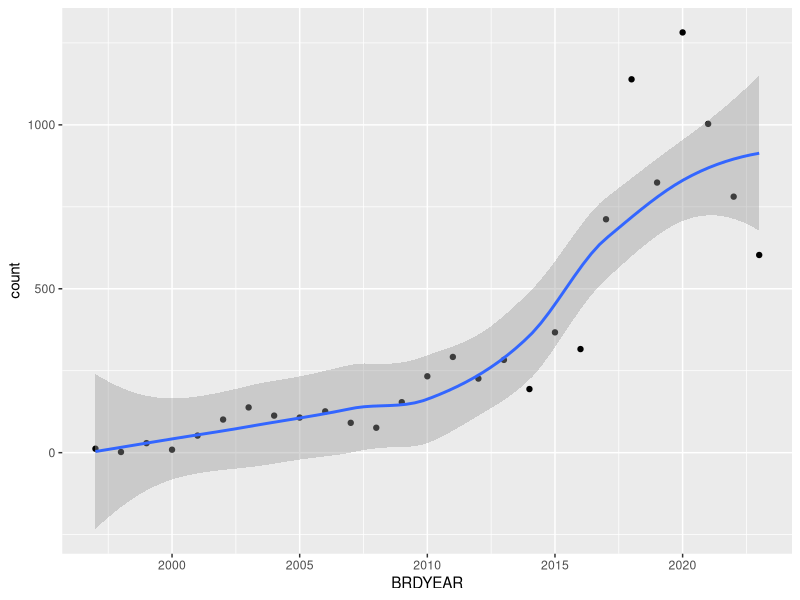
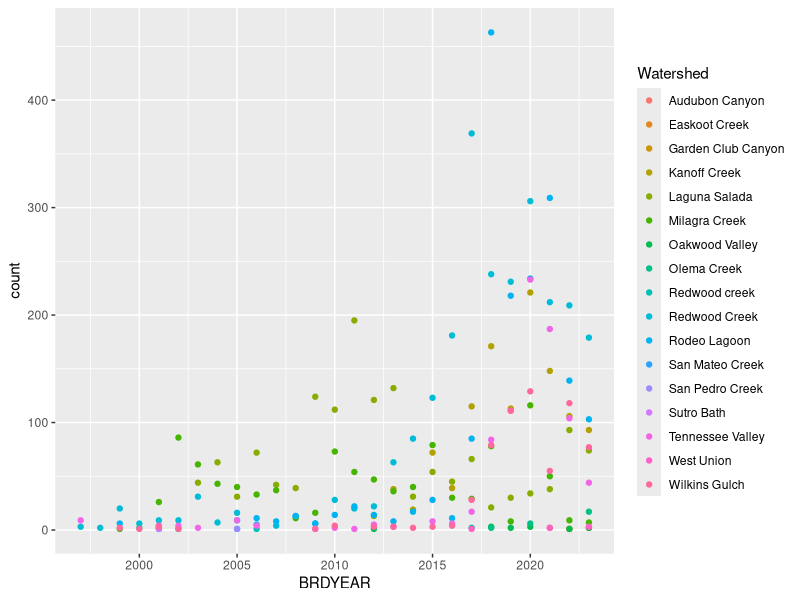
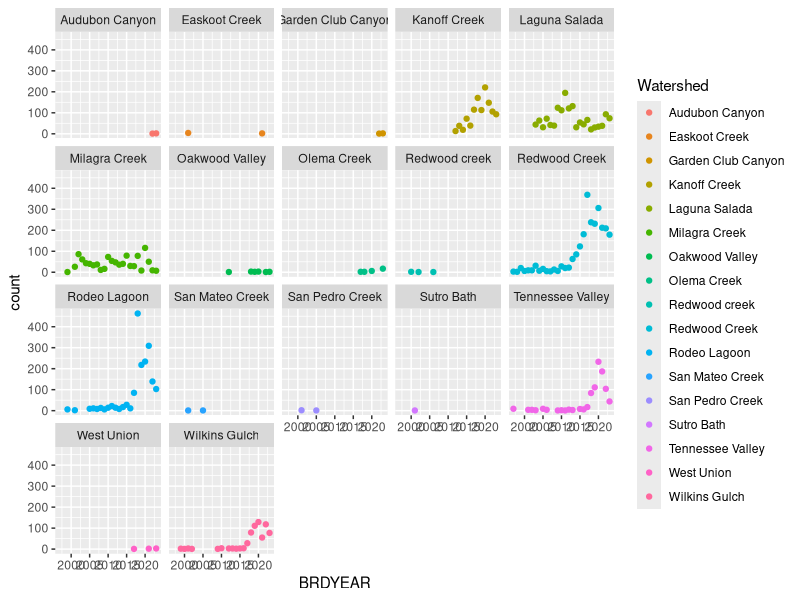
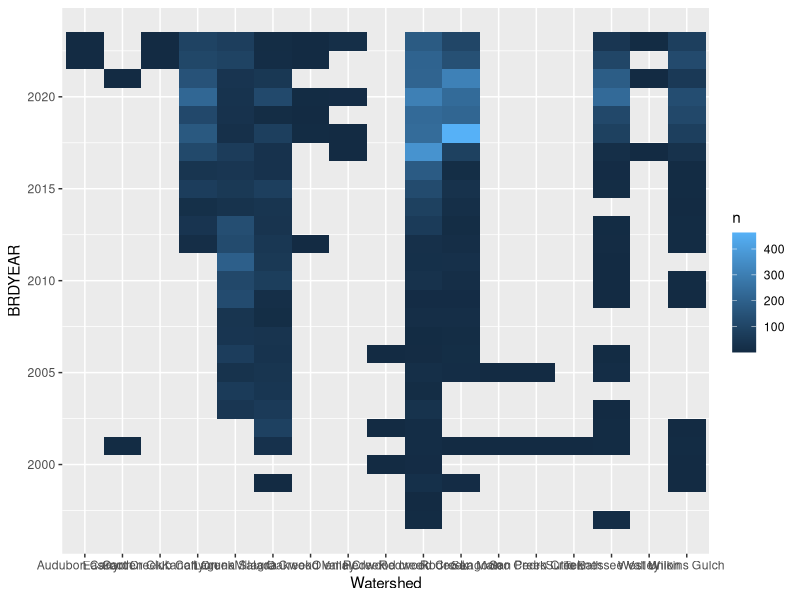
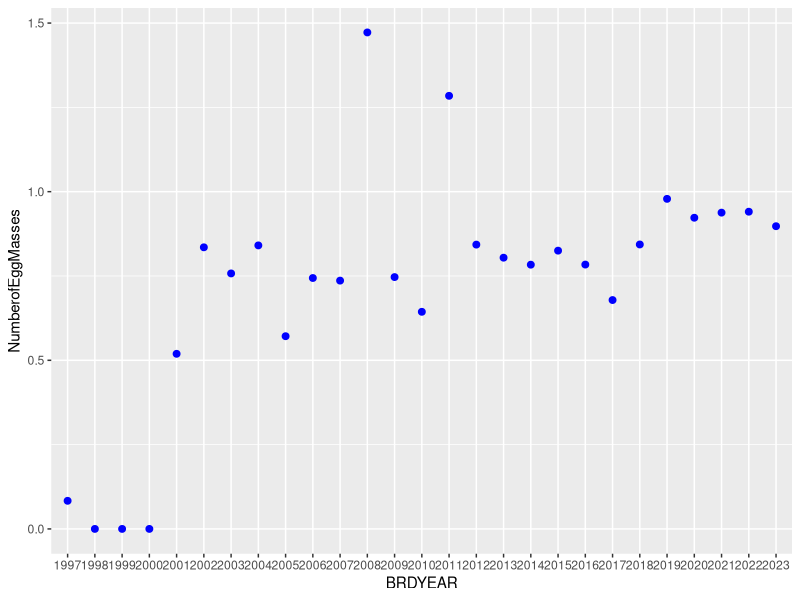
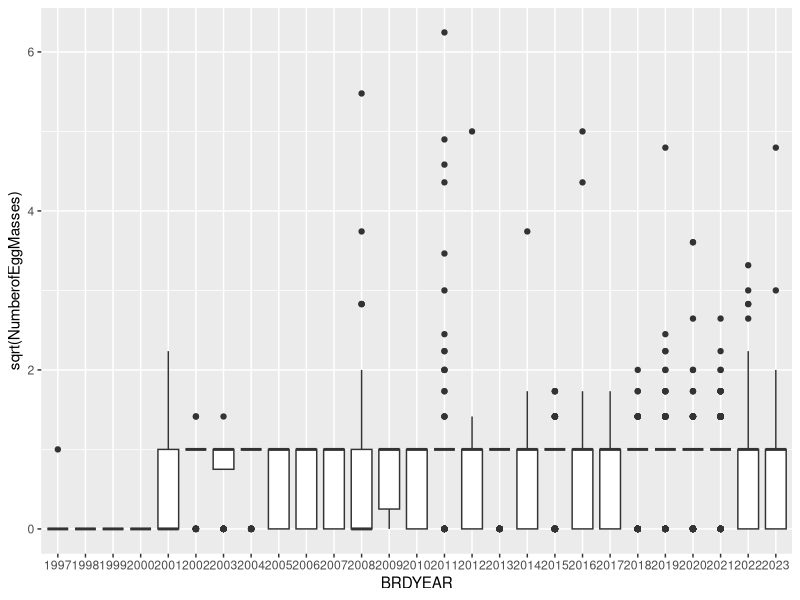
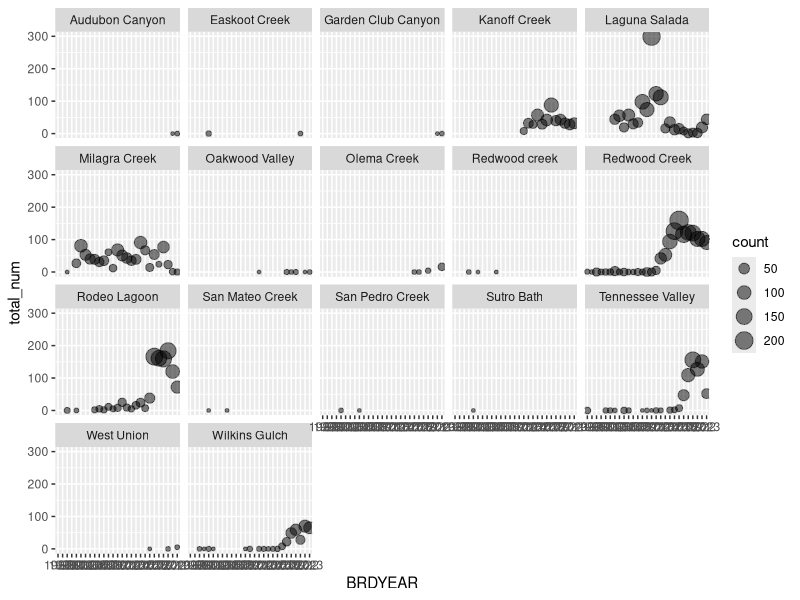
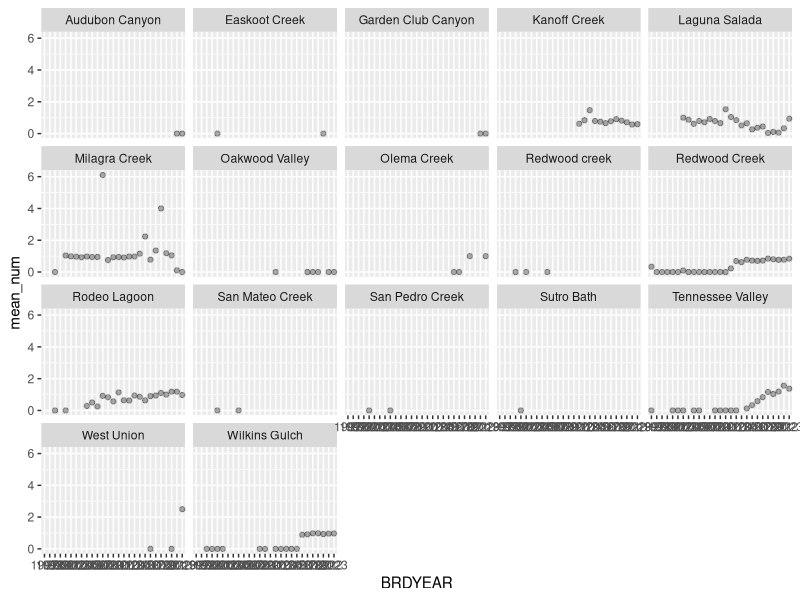

Reproduce these figures in R, in order.
library(tidyverse)
raw_data <- read_csv("CRLF_EGG_RAWDATA.csv")

raw_data
#checking type of each column
str(raw_data)
str(raw_data,na.rm = TRUE)

#many ints in Survey_MONTH are empty but the values in Date look to be full. need to get month from Date

#maybe we should have survey length, width, water depth, etc as 1 standardized value for each pond per breeding year? Not sure how we want to do that

survey_count_by_year <- raw_data|>
  group_by(BRDYEAR)|>
  summarize(count=n())
survey_count_by_year

library(ggplot2)
ggplot(data = survey_count_by_year,aes(x=BRDYEAR,y=count))+geom_point()+geom_smooth()

survey_count_by_site <-raw_data|>
  group_by(Watershed,BRDYEAR)|>
  summarize(count=n())
survey_count_by_site
site_graph <- ggplot(survey_count_by_site,aes(x=BRDYEAR,y=count,colour=Watershed,group=Watershed))+geom_point()
site_graph
site_graph+facet_wrap(~Watershed)

survey_abundance <-raw_data|>
  count(Watershed,BRDYEAR)|>
  ggplot(mapping = aes(x=Watershed,y=BRDYEAR))+
  geom_tile(mapping = aes(fill=n))
survey_abundance

new_egg <-raw_data[raw_data$OldMass=="FALSE",]
new_total <- new_egg$NumberofEggMasses
sum(new_total, na.rm = TRUE)
summary(new_total,na.rm = TRUE)
new_egg$BRDYEAR <- factor(new_egg$BRDYEAR)

total <- new_egg$NumberofEggMasses
sum(total,na.rm = TRUE)
sum(total != 0, na.rm = TRUE)

ggplot(data = new_egg)+ 
  stat_summary(mapping = aes(x = BRDYEAR, y = NumberofEggMasses),
               fun = "mean",geom = "point",color = "blue", size= 2) 
  

ggplot(data = new_egg, mapping = aes(x = BRDYEAR, y = sqrt(NumberofEggMasses)))+
  geom_boxplot()

statistics <-new_egg|>
  group_by(BRDYEAR,Watershed)|>
  summarize(count = n(),
            mean_num = mean(NumberofEggMasses, na.rm = TRUE),
            total_num =sum(NumberofEggMasses, na.rm = TRUE)
            )
statistics

ggplot(data = statistics, mapping = aes(x = BRDYEAR, y = total_num)) +
  geom_point(aes(size = count), alpha = 1/2) + facet_wrap(~Watershed)

ggplot(data = statistics, mapping = aes(x = BRDYEAR, y = mean_num)) +
  geom_point(alpha = 1/3) + facet_wrap(~Watershed)


newtest <-new_egg|>
  group_by(NumberofEggMasses)|>
  summarize(count= n())
newtest

ggplot(data = new_egg, mapping = aes(x = NumberofEggMasses)) + 
  geom_freqpoly(mapping = aes(colour = BRDYEAR),bins = 4)+
  scale_x_continuous(limits = c(0, 3))

raw_data|>
  select(Watershed,LocationID)|>
  group_by(Watershed,LocationID)|>
  summarize(count=n())

number_of_sites_within_watershed <- raw_data|>
  group_by(Watershed)|>
  summarize(distinct_count = n_distinct(LocationID))
number_of_sites_within_watershed
